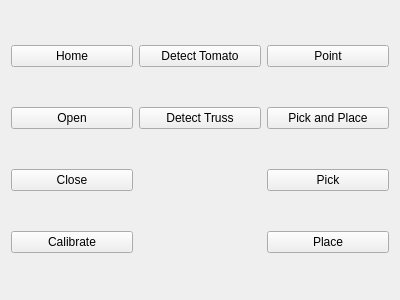
<?xml version="1.0" encoding="UTF-8"?>
<ui version="4.0">
 <class>GraspUI</class>
 <widget class="QWidget" name="GraspUI">
  <property name="geometry">
   <rect>
    <x>0</x>
    <y>0</y>
    <width>400</width>
    <height>300</height>
   </rect>
  </property>
  <property name="windowTitle">
   <string>Grasp UI</string>
  </property>
  <layout class="QGridLayout" name="gridLayout">

   <item row="0" column="0">
    <widget class="QPushButton" name="HomeButton">
     <property name="text">
      <string>Home</string>
     </property>
    </widget>
   </item>

   <item row="1" column="0">
    <widget class="QPushButton" name="OpenButton">
     <property name="text">
      <string>Open</string>
     </property>
    </widget>
   </item>

   <item row="2" column="0">
    <widget class="QPushButton" name="CloseButton">
     <property name="text">
      <string>Close</string>
     </property>
    </widget>
   </item>

   <item row="3" column="0">
    <widget class="QPushButton" name="CalibrateButton">
     <property name="text">
      <string>Calibrate</string>
     </property>
    </widget>
   </item>

   <item row="0" column="1">
    <widget class="QPushButton" name="DetectTomatoButton">
     <property name="text">
      <string>Detect Tomato</string>
     </property>
    </widget>
   </item>

   <item row="1" column="1">
    <widget class="QPushButton" name="DetectTrussButton">
     <property name="text">
      <string>Detect Truss</string>
     </property>
    </widget>
   </item>

   <item row="0" column="2">
    <widget class="QPushButton" name="PointButton">
     <property name="text">
      <string>Point</string>
     </property>
    </widget>
   </item>


   <item row="1" column="2">
    <widget class="QPushButton" name="PickPlaceButton">
     <property name="text">
      <string>Pick and Place</string>
     </property>
    </widget>
   </item>

   <item row="2" column="2">
    <widget class="QPushButton" name="PickButton">
     <property name="text">
      <string>Pick</string>
     </property>
    </widget>
   </item>

   <item row="3" column="2">
    <widget class="QPushButton" name="PlaceButton">
     <property name="text">
      <string>Place</string>
     </property>
    </widget>
   </item>

  </layout>
 </widget>
 <resources/>
 <connections/>
</ui>
